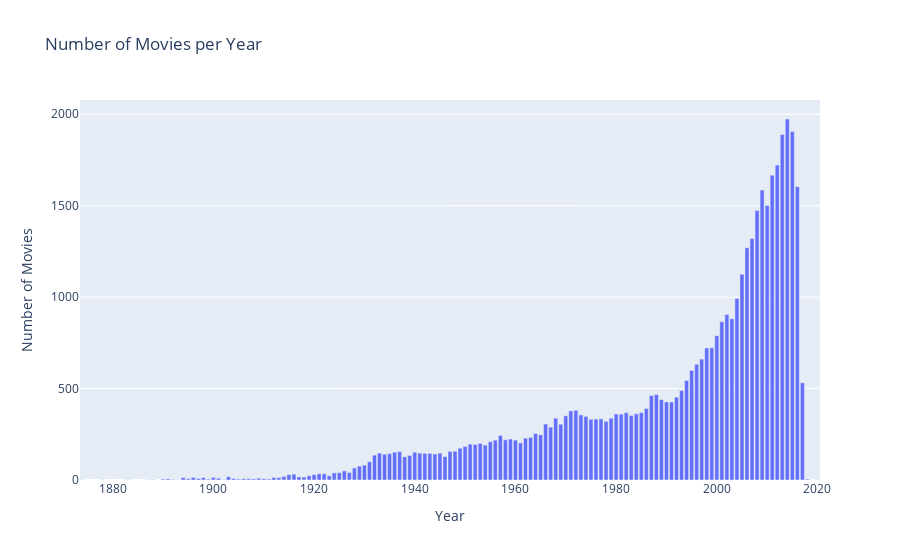

The notebook cell this image was saved under:
### Code cell
messages = [HumanMessage(content="get the number of movies per each year, plot a bar graph using plotly")]
messages = react_graph.invoke({"messages": messages})
for m in messages["messages"]:
    m.pretty_print()

### Figure 1 — Plotly figure (JSON) as saved in the notebook; plotly's stock layout.template omitted (floating-point values rounded to 4 significant figures; data arrays with more than 128 entries replaced by an {"elided": "..."} marker saying what was removed)
{"data": [{"alignmentgroup": "True", "hovertemplate": "Year=%{x}<br>Number of Movies=%{y}<extra></extra>", "legendgroup": "", "marker": {"color": "#636efa", "pattern": {"shape": ""}}, "name": "", "offsetgroup": "", "orientation": "v", "showlegend": false, "textposition": "auto", "type": "bar", "x": {"elided": "135 int values"}, "xaxis": "x", "y": {"elided": "135 int values"}, "yaxis": "y"}], "layout": {"barmode": "relative", "legend": {"tracegroupgap": 0}, "title": {"text": "Number of Movies per Year"}, "xaxis": {"anchor": "y", "domain": [0, 1], "title": {"text": "Year"}}, "yaxis": {"anchor": "x", "domain": [0, 1], "title": {"text": "Number of Movies"}}}}
